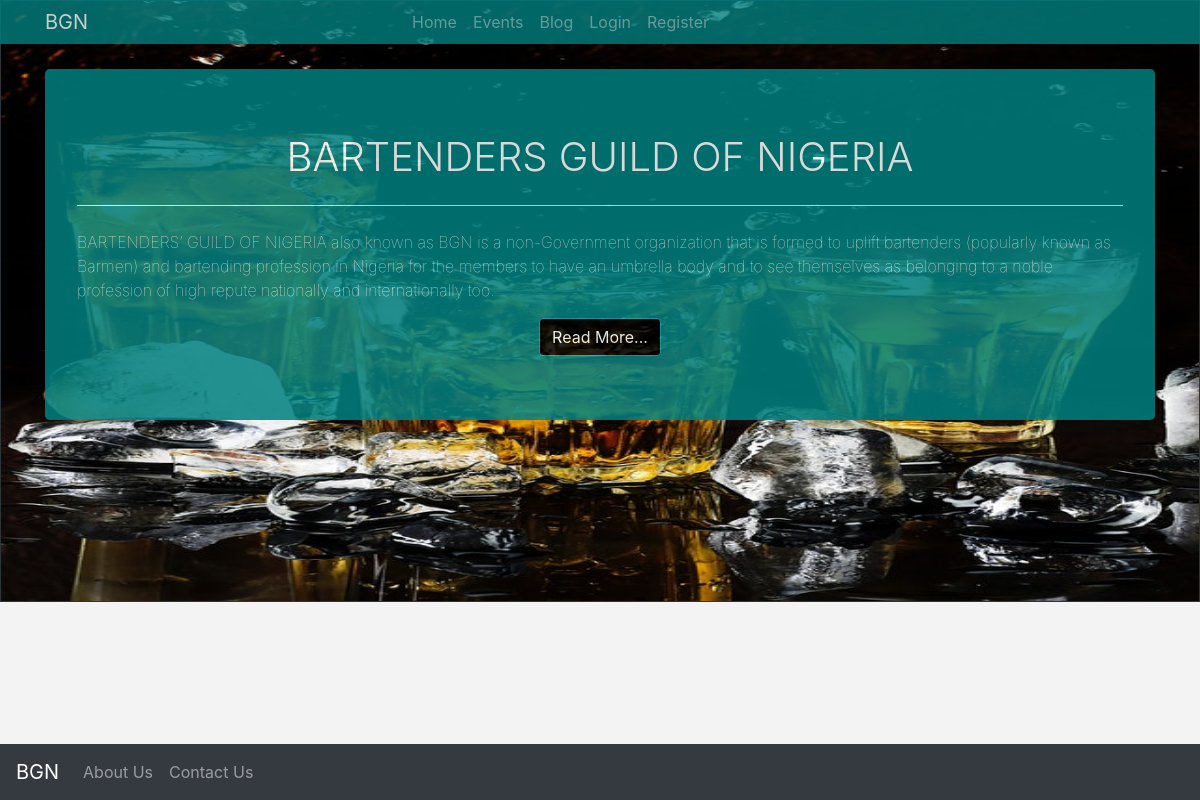
Before: / with the older database file.
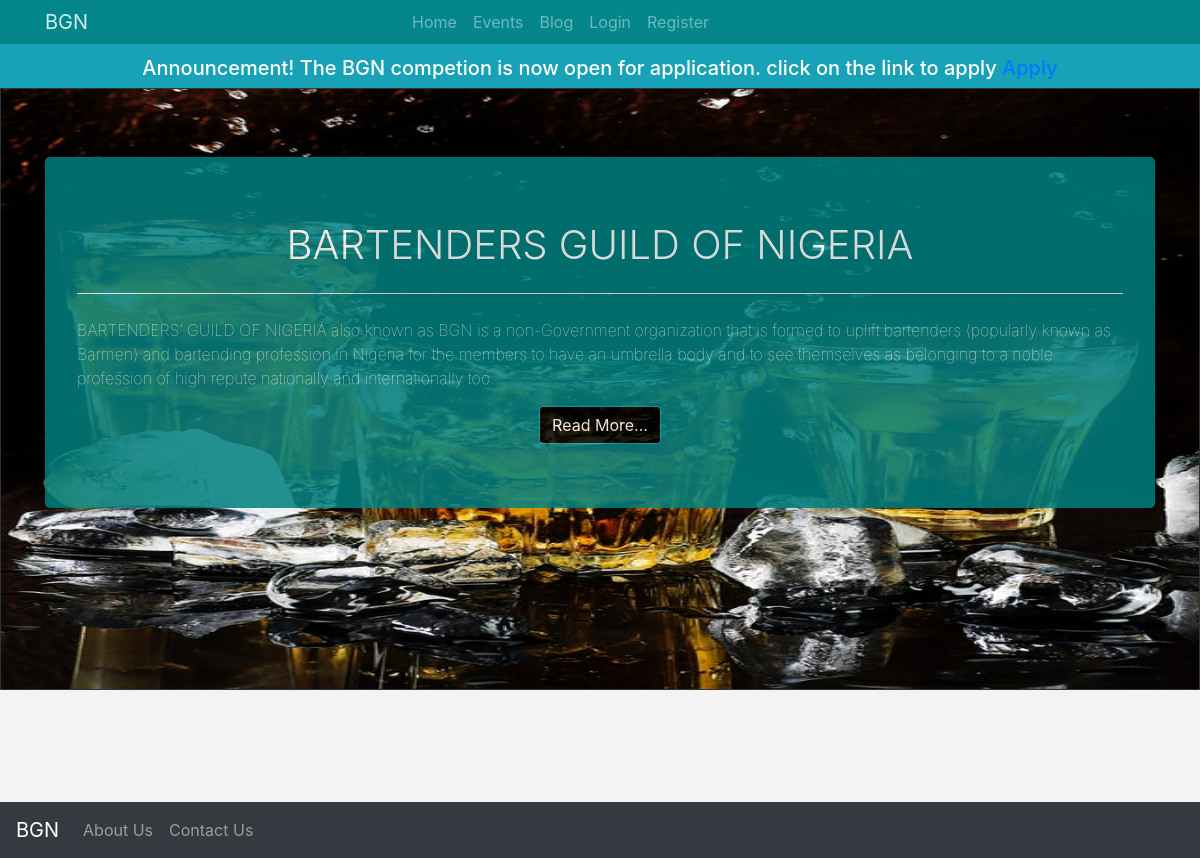
After: the same page with the newer database file.
### pages/models.py (models this page shows, shortened)
class About(models.Model):
    heading = models.CharField(max_length=125)
    content = models.TextField()
    image = models.ImageField(upload_to='photos/%Y/%m/%d/', blank=True)
    vision = models.TextField(null=True, blank=True)
    mission = models.TextField(null=True, blank=True)

### accounts/models.py (models this page shows, shortened)
class Application(models.Model):
    title = models.CharField(max_length=75)
    message = models.CharField(max_length=75)

### pages/views.py (the view)
# urls.py: path('', views.index, name='index'),
def index(request):
    about = About.objects.all()
    applications = Application.objects.all()
    context = {
        'about': about,
        'applications': applications
    }
    return render(request, 'pages/index.html', context)

### templates/pages/index.html (shortened to what this page needs)
{% extends "base.html" %}
{% load static %}
{% block content %}
{% for application in applications %}
{% if application %}
<section class="container-fluid bg-info pt-5 pb-2">
    <h5 class="text-white text-center mt-2 mb-0">{{ application.title }}! {{ application.message }} <a
            href="{% url 'apply' %}">Apply</a>
    </h5>
</section>
{% endif %}
{% endfor %}
<section class="container-fluid" style="padding:0px;">
  <div class="card bg-dark text-white" style="">
    <div class="card-img-overlay">
      <div class="container">
        <div class="row">
          <div class="col">
     <div class="jumbotron jumbotron-bg mt-5 text-center">
                 {% for abt in about %}
                 <h1 class="text-center font-weight-light">
                        {{ abt.heading }}
                      </h1>
              <hr class="my-4 bg-white" />
              <p class="text-left font-weight-lighter">
                    {{ abt.content }}
              </p>
              <a href="{% url 'about' %}" class="btn btn-info btn-md" role="button"
                >Read More...</a
              >
            {% endfor %}
            </div>
          </div>
        </div>
      </div>
    </div>
  </div>
</section>
{% endblock content %}

### templates/base.html (shortened to what this page needs)
{% load static %}
<!DOCTYPE html>
<html lang="en">
  <head>
    <link
      rel="stylesheet"
      href="{% static 'fontawesome-free-5.11.2-web/css/all.css' %}"
    />
    <link rel="stylesheet" href="{% static 'css/bootstrap.min.css' %}" />
    <link rel="stylesheet" href="{% static 'css/main.css' %}" />
  </head>
  <body>
    {% include "partials/_navbar.html" %}
    {% block content %}{% endblock content %}
    {% include "partials/_footer.html" %}
  </body>
</html>

### templates/partials/_navbar.html (shortened to what this page needs)
<header class="header_area">
  <nav class="navbar navbar-expand-lg navbar-dark fixed-top bg-nav">
      <div class="container">
        <a class="navbar-brand" href="{% url 'index' %}">BGN</a>
        <div class="collapse navbar-collapse" id="navbarNav">
          {% if request.user.is_authenticated %}
          <ul class="navbar-nav">
            <li {% if 'index' in request.path %} class="nav-item active" {% else %} class="nav-item" {% endif %}>
              <a class="nav-link" href="{% url 'index' %}"
                >Home </a
              >
            </li>
            <li {% if 'event' in request.path %} class="nav-item active" {% else %} class="nav-item" {% endif %}>
              <a class="nav-link" href="{% url 'event' %}">Events</a>
            </li>
            <li {% if 'blog' in request.path %} class="nav-item active" {% else %} class="nav-item" {% endif %}>
              <a class="nav-link" href="{% url 'blog' %}">Blog</a>
            </li>
            <li class="nav-item dropdown ">
              <a class="nav-link dropdown-toggle" id="navbarDropdown" role="button" data-toggle="dropdown" aria-haspopup="true" aria-expanded="false" > | Welcome <strong>{{ request.user|title }}</strong></a>
              <div class="dropdown-menu" aria-labelledby="navbarDropdown">
                <a href="{% url 'dashboard' user.id %}" class="dropdown-item">Dashboard</a>
                <div class="dropdown-divider"></div>
                <a href="{% url 'profile' user.id %}" class="dropdown-item">Profile</a>
                <div class="dropdown-divider"></div>
                <a class="dropdown-item" href="{% url 'logout' %}">Logout</a>
              </div>
            </li>
          </ul>
          {% else %}
          <ul class="navbar-nav">
            <li {% if 'index' in request.path %} class="nav-item active" {% else %} class="nav-item" {% endif %}>
              <a class="nav-link" href="{% url 'index' %}"
                >Home </a
              >
            </li>
            <li {% if 'event' in request.path %} class="nav-item active" {% else %} class="nav-item" {% endif %}>
              <a class="nav-link" href="{% url 'event' %}">Events</a>
            <li {% if 'blog' in request.path %} class="nav-item active" {% else %} class="nav-item" {% endif %}>
              <a class="nav-link" href="{% url 'blog' %}">Blog</a>
            </li>
            <li {% if 'login' in request.path %} class="nav-item active" {% else %} class="nav-item" {% endif %}>
              <a class="nav-link" href="{% url 'login' %}">Login</a>
            </li>
            <li {% if 'register' in request.path %} class="nav-item active" {% else %} class="nav-item" {% endif %}>
              <a class="nav-link" href="{% url 'register' %}">Register</a>
            </li>
          </ul>
          {% endif %}
        </div>
      </div>
    </nav>
</header>

### templates/partials/_footer.html (shortened to what this page needs)
<br><br><br><br><br><br><br>
<nav class="navbar fixed-bottom navbar-expand-sm navbar-dark bg-dark">
      <a class="navbar-brand" href="{% url 'index' %}">BGN</a>
      <div class="collapse navbar-collapse" id="navbarCollapse">
        <ul class="navbar-nav mr-auto">
          <li class="nav-item">
            <a class="nav-link" href="{% url 'about' %}">About Us </a>
          </li>
          <li class="nav-item">
            <a class="nav-link" href="{% url 'contact' %}">Contact Us</a>
          </li>
        </ul>
      </div>
    </nav>

### bgn/static/css/main.css (style rules this page uses)
body { background-color: rgba(0, 0, 0, 0.048); }
.bg-nav { background-color: teal; padding-top: 2px; padding-bottom: 2px; opacity: 0.8; }
.container-fluid { padding-left: 0px !important; padding-right: 0px !important; }
.btn-md { background-color: black; color: white; }
.jumbotron-bg { background-color: teal; color: white; opacity: 0.85; }
.card { border-radius: 0 !important; }

Changed rows visible on the page:
added Application: title "Announcement", message "The BGN competion is now open for application. click on the link to apply"
